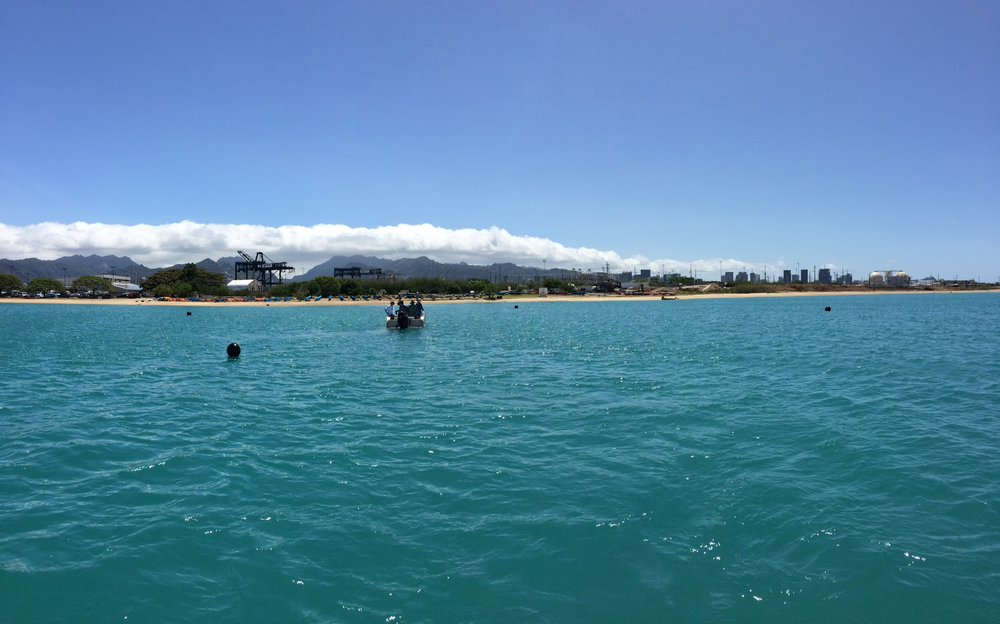
#> input picture BlackBuoy/Buoys.png, 1000 x 624 px, shrunk from 2046 x 1276 before the run
$ python findBlack.py --image Buoys.png   (older library calls are emulated)
#> lines starting #> are read from the running program, lines starting #| are printed output that depends on the picture; after the words box and inside, x2 and y2 are one past the last pixel; in counts of white or black regions, pixels touching at a corner belong together
# Not much different than the original code. It has some issues with some .jpg files since the compression method it uses. I suggest using a .png to avoid any issues.
# http://www.pyimagesearch.com/2016/02/01/opencv-center-of-contour/

# import shit
import argparse
import imutils
import cv2

# construct the arguement parse and parse the arguement
ap = argparse.ArgumentParser()
ap.add_argument("-i", "--image", required=True,
	help="path to the input image")
args = vars(ap.parse_args())

# load the image, convert it to grayscale, blur it slightly,
# and threshold it
image = cv2.imread(args["image"])
#> image is the input picture: shape (624, 1000, 3); mean B, G, R 163.6, 132.9, 82
gray = cv2.cvtColor(image, cv2.COLOR_BGR2GRAY)
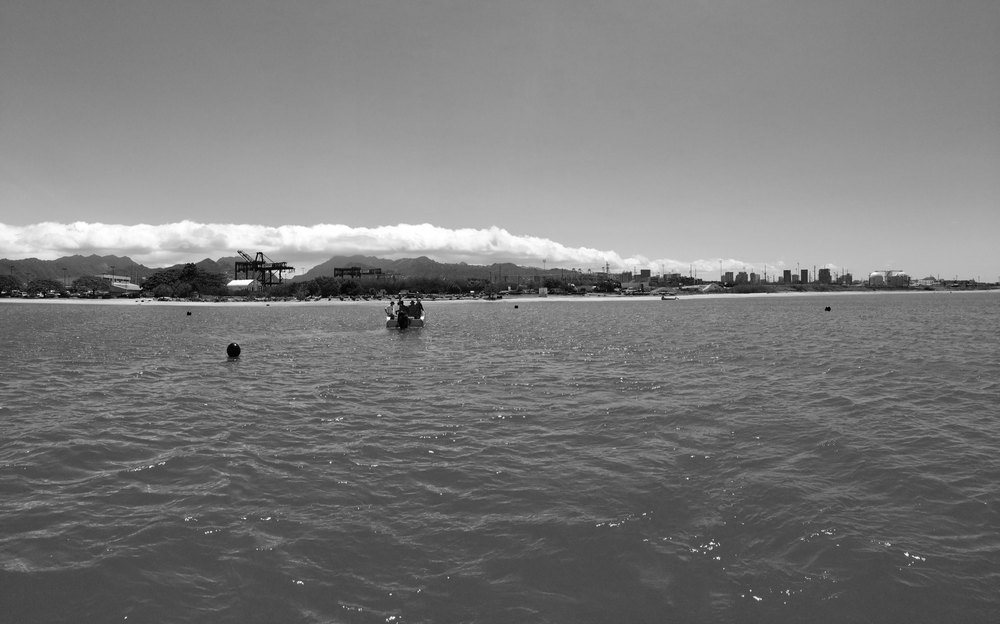
#> gray: shape (624, 1000); min 0, max 255, mean 121.2
blurred = cv2.GaussianBlur(gray, (5, 5), 0)
thresh = cv2.threshold(blurred, 60, 255, cv2.THRESH_BINARY_INV)[1]
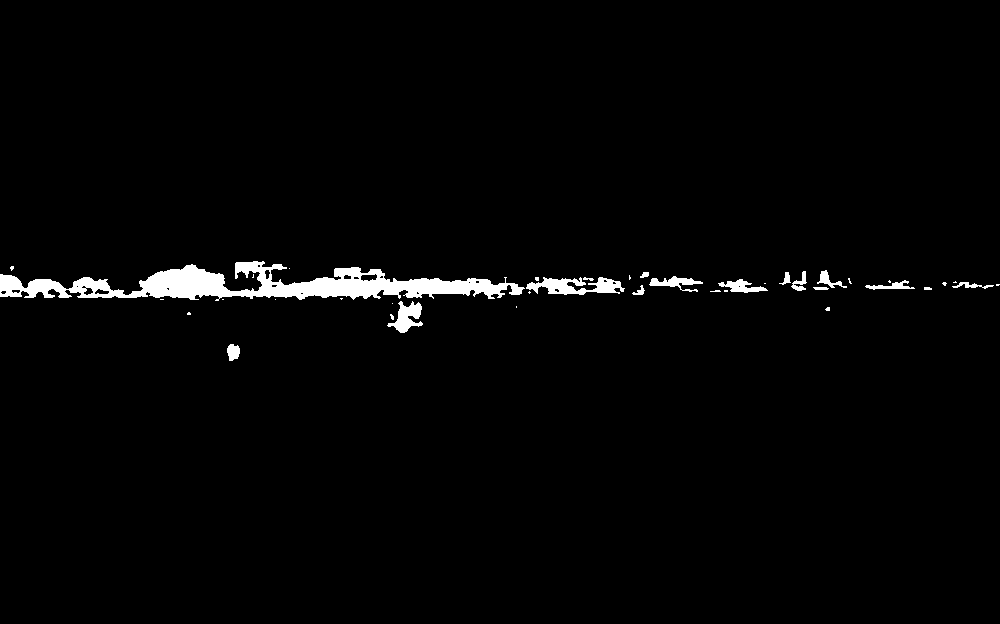
#> thresh: shape (624, 1000); 2% white; 39 white regions (23 under 20 px)

# find contours in the thresholded image
cnts = cv2.findContours(thresh.copy(), cv2.RETR_EXTERNAL,
	cv2.CHAIN_APPROX_SIMPLE)
#> cnts = 39 contours, 25 with area under 20; largest, box (x1, y1, x2, y2) and area: (0, 261, 525, 301) 8506, (526, 277, 625, 295) 858, (387, 301, 423, 333) 508, (649, 276, 703, 292) 282, (718, 279, 768, 293) 270
cnts = cnts[0] if imutils.is_cv2() else cnts[1]
# loop over the contours
for c in cnts:
	# compute the center of the contour
	M = cv2.moments(c)
	if M["m00"] > 0:
		x = int(M["m10"] / M["m00"])
		y = int(M["m01"] / M["m00"])
#> this loop made 39 passes
#> (c, x, y) on passes 11, 12, 13, 18, 22, 32: ([[340, 298], [341, 299], [342, 298]], 341, 298), ([[529, 291], [528, 292], [529, 293], [530, 292]], 529, 292), ([[724, 290], [724, 291], [727, 291], [727, 290]], 725, 290), ([[996, 284], [996, 285], [998, 285], [999, 284]], 997, 284), ([[955, 281], [954, 282], [953, 282], [956, 282]], 955, 281), ([[253, 274], [253, 276], [252, 277], [253, 277]], 252, 276)
#> (x, y) on passes 1, 2, 3, 4, 7, 14: (232, 351), (391, 316), (188, 313), (827, 308), (406, 316), (717, 290)

# [14 lines of commented-out code are left out]
cv2.drawContours(image, [c], -1, (0, 255, 0), 2)
cv2.circle(image, (x, y), 7, (255, 255, 255), -1)
#> image: shape (624, 1000, 3); mean B, G, R 163.2, 134.6, 81.6
cv2.putText(image, "center", (x - 20, y - 20),
	cv2.FONT_HERSHEY_SIMPLEX, 0.5, (255, 255, 255), 2)
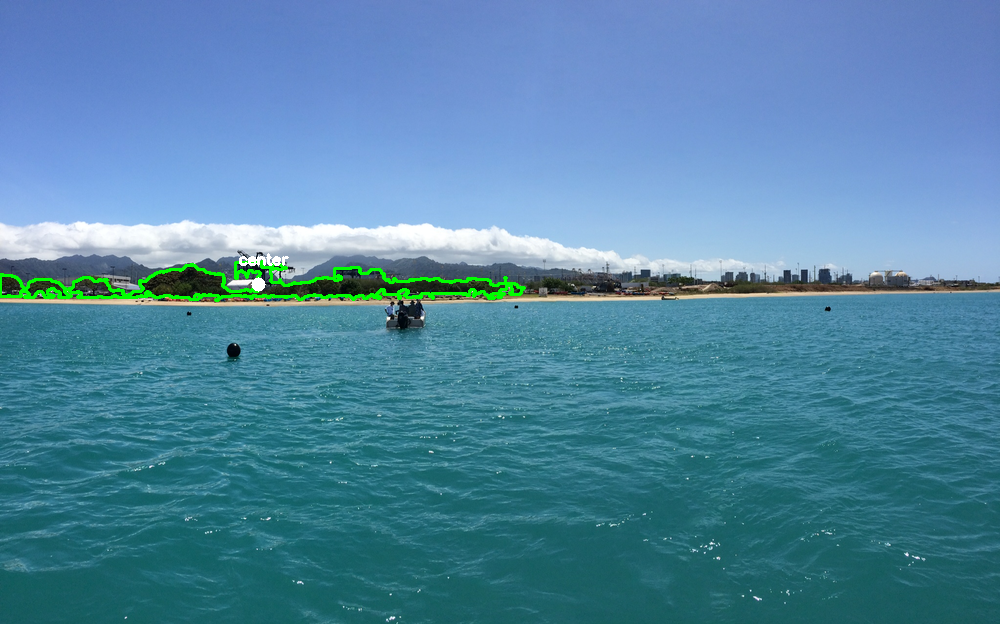
#> image: shape (624, 1000, 3); mean B, G, R 163.3, 134.7, 81.7

# show the image
cv2.imshow("Image", image)
cv2.waitKey(0)


cv2.imwrite('BlackBuoy.png', image)
